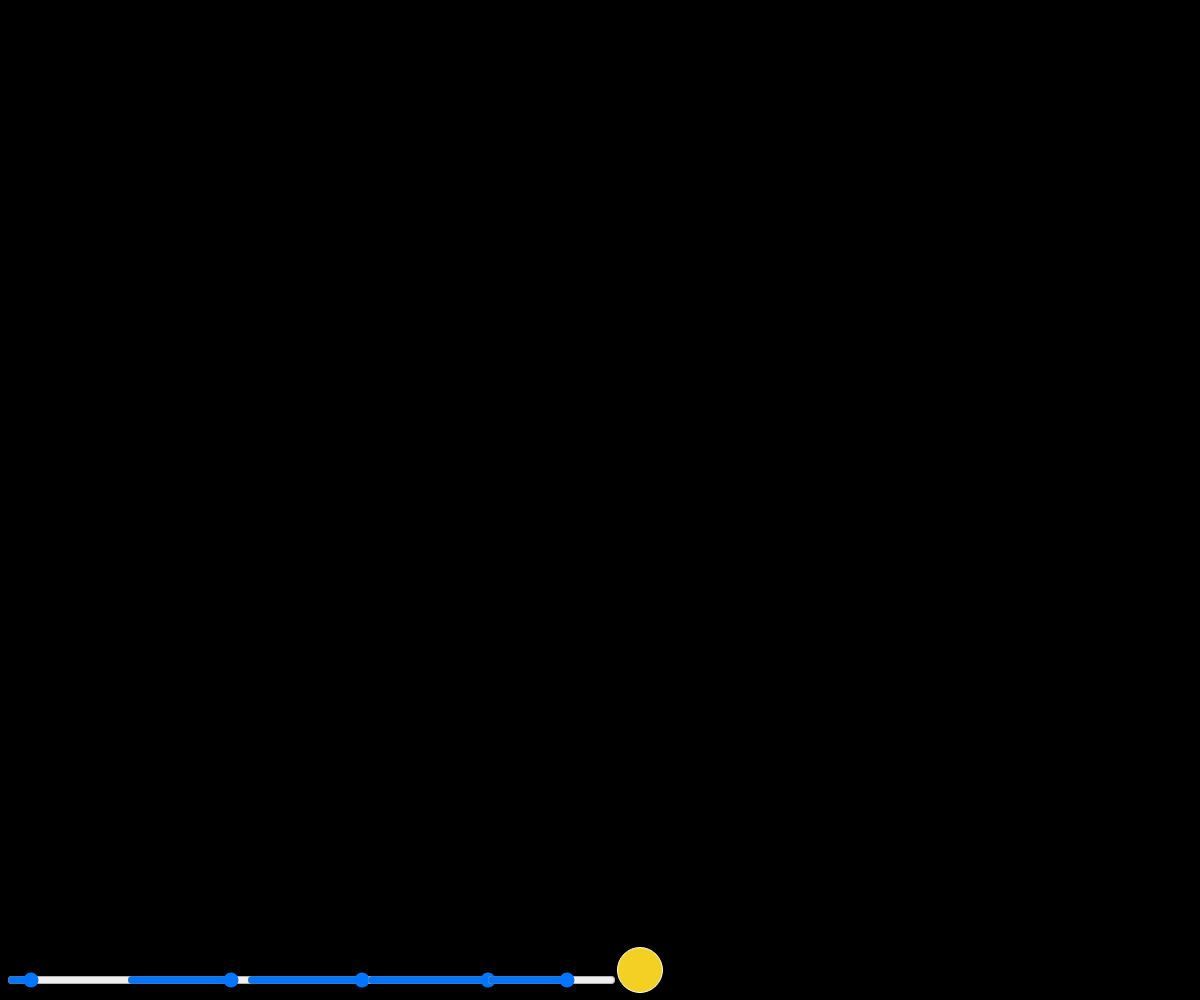
Frame 1 (no input)
Frame 60 (no input): identical to frame 1, image omitted
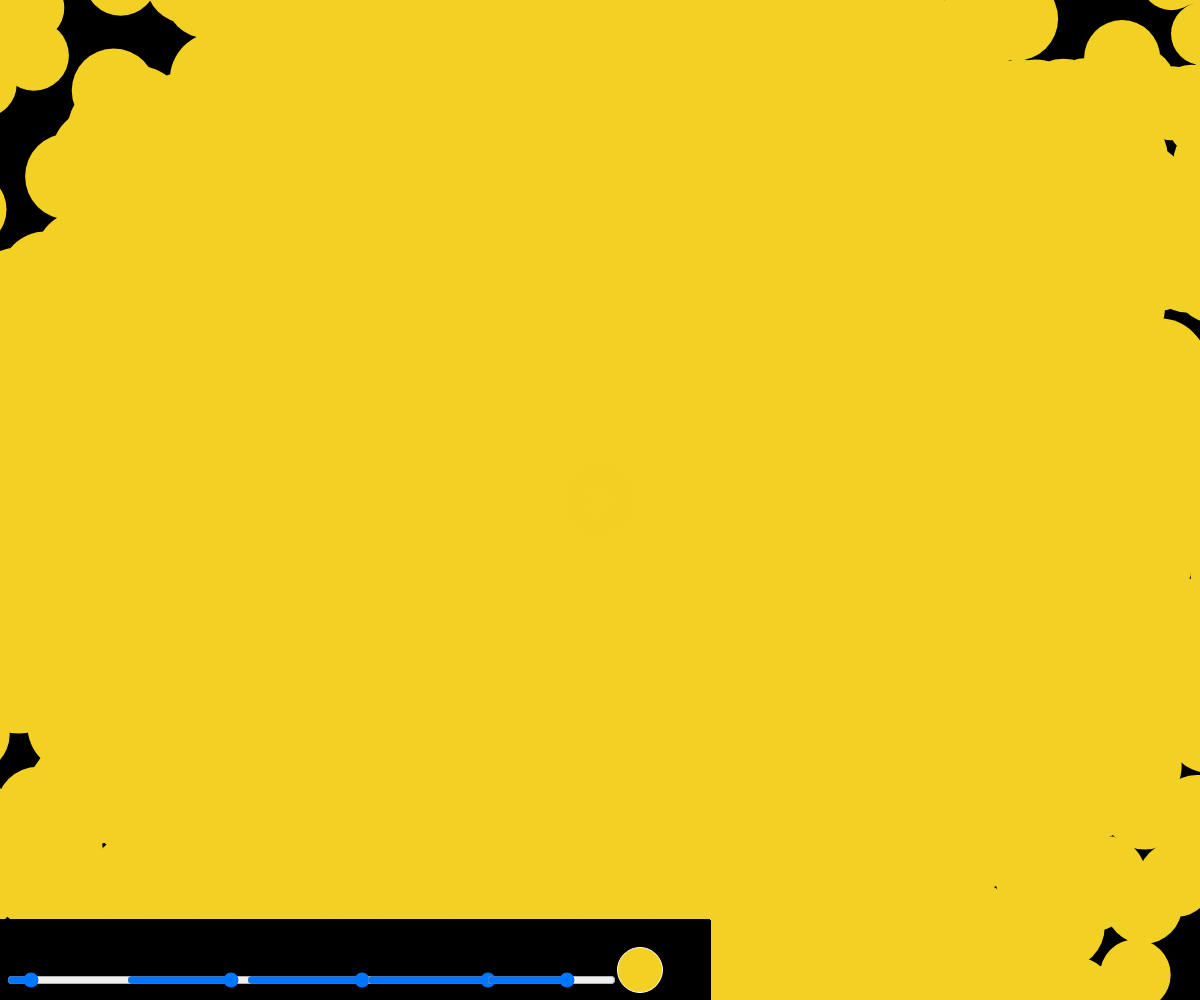
Frame 120 (the mouse pressed at the canvas centre since frame 60)

The p5.js sketch that drew these frames (run headless with seeded random() and noise() and a simulated clock; from frame 60 on, the mouse is pressed at the canvas centre):

// p5.js sketch
// ── sketch.js

function setup() {
  createCanvas(windowWidth, windowHeight); 
  background(0);  
  colorMode(HSB,360,100,100,100) // appliquer le mode HSB

  // Créer des éléments html5 - ces élements peuvent être customisés par css (voir le fichier ci-joint)
  s_hue = createSlider(0, 360, 50);
  s_hue.position(5, windowHeight - 30)
  l_hue = createP('hue :')
  l_hue.position(5, windowHeight - 75)

  s_sat = createSlider(0, 100, 85);
  s_sat.position(125, windowHeight - 30)
  l_sat = createP('saturation :')
  l_sat.position(125, windowHeight - 75)

  s_bri = createSlider(0, 100, 95);
  s_bri.position(245, windowHeight - 30)
  l_bri = createP('brightness :')
  l_bri.position(245, windowHeight - 75)
  
  s_opacity = createSlider(2, 100, 100);
  s_opacity.position(365, windowHeight - 30)
  l_opacity = createP('opacity :')
  l_opacity.position(365, windowHeight - 75)

  s_brush_size = createSlider(5, 60, 40);
  s_brush_size.position(485, windowHeight - 30)
  l_brush = createP('size :')
  l_brush.position(485, windowHeight - 75)

 }

function draw() {

  var size = (abs(pmouseX-mouseX)+abs(pmouseY-mouseY)) + s_brush_size.value() 
  if (mouseIsPressed) { // si la souris est clickée on dessine avec la fonction de dessin définie ci-dessous
    sp(mouseX,mouseY,size)
  }
  // dessiner les paramètres sélectionnés
  push()
  fill(0,100)
  rect(0, windowHeight-80 ,710,80)
  stroke(255)
  fill(s_hue.value(),s_sat.value(),s_bri.value(),s_opacity.value()+25)
  ellipse(640 , windowHeight-30 ,s_brush_size.value()+5, s_brush_size.value()+5)
  pop()
    
}


// fonction permettant de dessiner un ensemble de taches de couleurs dans un rayon défini
// ce rayon dépendera de la vitesse de la souris
function sp(x,y,size){
  push()
  noStroke()
  fill(s_hue.value(),s_sat.value(),s_bri.value(),s_opacity.value()) // on applique la teinte et on garde une transparence importante
  translate(x,y)
  for (var i = 0 ; i < size*2 ; i = i+1){
    // coordonées polaire = rayon + angle
    var radius = random(size) 
    var angle = random(TWO_PI)
    // formule de passage de coordonées polaires en coordonnées catésienne
    var xpos = radius*cos(angle)
    var ypos = radius*sin(angle)
    // on dessine une ellipse dont la taille dépend de son éloignement
    ellipse(xpos, ypos, map(radius,0,size,size/6,0), map(radius,0,size,size/6,0))
  }
  pop()
}

// ── style.css
input[type="range"]::-webkit-slider-thumb {
    -webkit-appearance: none;
    border: 0px;
    border-radius: 50%;
    height: 15px;
    width: 15px;
    border-radius: 50%px;
    background: white;
    opacity: 1;
}

input[type=range] {
    -webkit-appearance: none;
    background-color: white;
    width: 100px;
    height: 4px;
    opacity: 0.75;
}

p{
	color: white;
}
